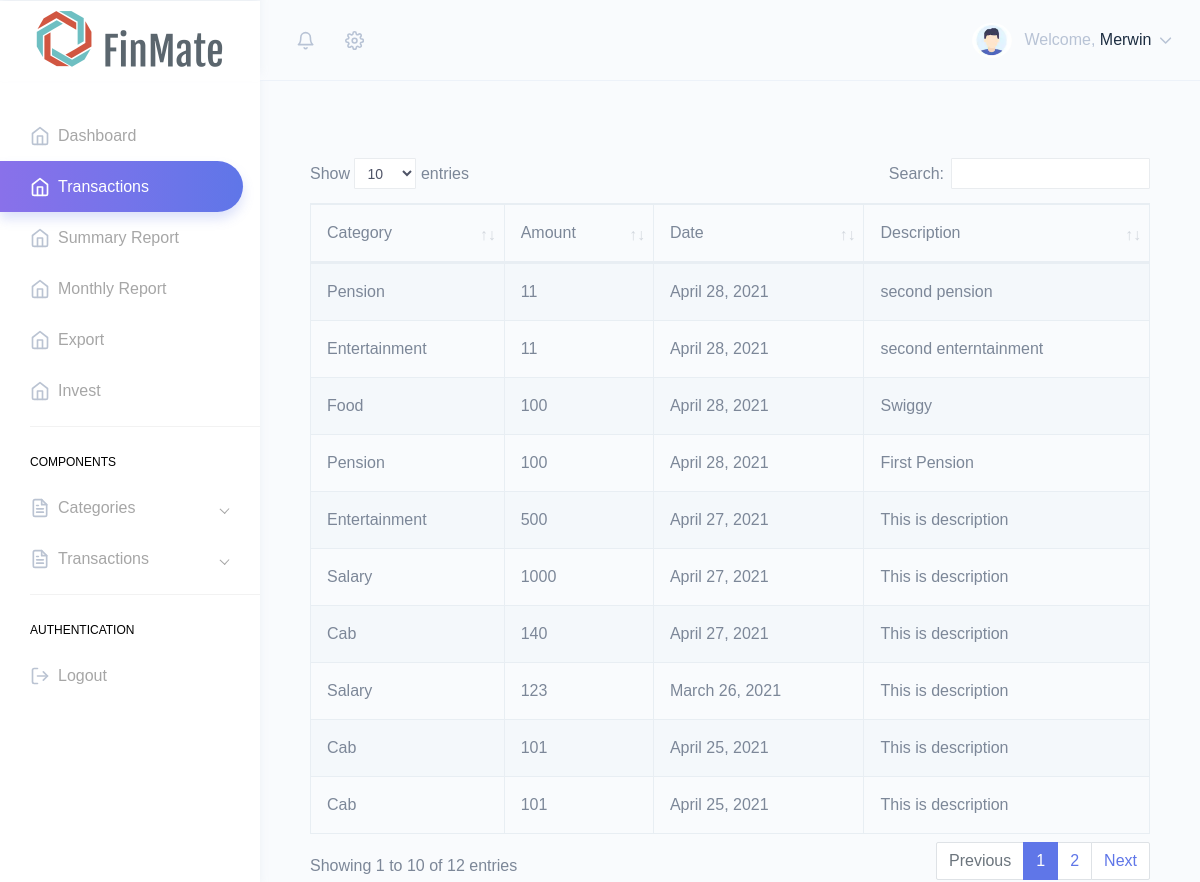
Page /transaction (signed in) on the committed database.
### management/models.py (models this page shows, shortened)
class Transaction(models.Model):
    user = models.ForeignKey(User, on_delete=models.CASCADE)
    category = models.ForeignKey(Category, on_delete=models.CASCADE)
    amount = models.IntegerField()
    date = models.DateField()
    feedback = models.TextField()
    description = models.TextField()
    sentiment = models.FloatField(default=0.0)

class Category(models.Model):
    user = models.ForeignKey(User, on_delete=models.CASCADE)
    category_name = models.CharField(max_length=100)
    is_expense = models.BooleanField()

### management/views.py (the view)
# urls.py: path('transaction', views.transaction, name='transaction'),
def transaction(request):
    cat = 0
    if request.method == "POST":
        catid = request.POST.get('catid')
        cat = catid
        catobj = Category.objects.get(pk=catid)
        cat_name = str(catobj)
        cat_name = cat_name[4:]
        amount = request.POST.get('amount')
        date = request.POST.get('date')
        description = request.POST.get('description')
        feedback = request.POST.get('feedback')
        if catobj.is_expense == 0:
            feedback = ""
        new_words = {'cushiony': 1, 'comfort': 0, 'support': 0, 'unsupportive': -1, 'lightweight': 1, 'heavyweight': -1, 'stabilize': 1, 'instability': -1, 'unresponsive': -1, 'durable': 1, 'breathable': 1, 'protective': 1, 'too': 0, 'flimsy': -1, 'freedom': 0, 'tore': -1.5, 'narrow': -1, 'strike': 0, 'right': 1.5, 'hole': -1.5, 'never': -.5,
                     'holes': -1.5, "stiff": -1, 'return': -.5, 'returning': -.5, 'issue': -1, "untied": -1, 'clunky': -1, 'stiffness': -1, 'swollen': -1, 'stylish': 1, 'rip': -1, 'returned': -.5, 'bulky': -1}  # this list specifies sentiment scores for common words that are related to running shoes, in other words it adds context to the sentiment analysis
        sid = SentimentIntensityAnalyzer()
        sid.lexicon.update(new_words)
        score = sid.polarity_scores(feedback)
        print("Score", score)
        compound = score.get('compound')
        print("compound", compound)
        usd = request.user.id
        newtransaction = Transaction(
            user=request.user, category=catobj, amount=amount, date=date, description=description, feedback=feedback, sentiment=compound)
        newtransaction.save()
        usd = request.user.id
        print('cat', cat)
        dataset1 = Transaction.objects.raw(
            'select id,category_id,feedback from management_transaction where user_id=%s and category_id=%s', [usd, cat])
        review = list()
        for entry in dataset1:
            usid = Transaction.objects.get(pk=entry.id)
            fdb = usid.feedback
            print(fdb)
            review.append('%s' % fdb)
        print(review)
        total = 0
        for i in review:
            new_words = {'cushiony': 1, 'comfort': 0, 'support': 0, 'unsupportive': -1, 'lightweight': 1, 'heavyweight': -1, 'stabilize': 1, 'instability': -1, 'unresponsive': -1, 'durable': 1, 'breathable': 1, 'protective': 1, 'too': 0, 'flimsy': -1, 'freedom': 0, 'tore': -1.5, 'narrow': -1, 'strike': 0, 'right': 1.5, 'hole': -1.5, 'never': -.5,
                         'holes': -1.5, "stiff": -1, 'return': -.5, 'returning': -.5, 'issue': -1, "untied": -1, 'clunky': -1, 'stiffness': -1, 'swollen': -1, 'stylish': 1, 'rip': -1, 'returned': -.5, 'bulky': -1}  # this list specifies sentiment scores for common words that are related to running shoes, in other words it adds context to the sentiment analysis
            sid = SentimentIntensityAnalyzer()
            sid.lexicon.update(new_words)
            score = sid.polarity_scores(i)
            compound = score.get('compound')
            total += compound
            print(total)
        avgtotal = total/(len(review))
        print(avgtotal)
        alltransaction = Transaction.objects.filter(user=request.user)
        if total < -0.2:
            notification = Notification(user=request.user, category=catobj)
            notification.save()
            return render(request, 'transaction.html', {'alert_flag': True, 'cat_name': cat_name,
                                                        'alltransaction': alltransaction})
        arr = []
        income = Transaction.objects.raw(
            'SELECT management_transaction.id,sum(management_transaction.amount) as amount  FROM management_transaction INNER JOIN management_category ON management_transaction.category_id=management_category.id WHERE management_category.is_expense=0 and management_transaction.user_id=%s', [usd])
        for i in income:
            print(i.amount)
            arr.append(i.amount)
        expenses = Transaction.objects.raw(
            'SELECT management_transaction.id,sum(management_transaction.amount) as amount FROM management_transaction INNER JOIN management_category ON management_transaction.category_id=management_category.id WHERE management_category.is_expense=1 and management_transaction.user_id=%s', [usd])
        for i in expenses:
            print(i.amount)
            arr.append(i.amount)
        print(arr)
        if arr[0] != None and arr[1] != None:
            savings = arr[0]-arr[1]
        else:
            savings = None
        cred_score = savings/arr[0]
        print('credscore', cred_score)
        cust = CustomUser.objects.get(user_id=request.user.id)
        cust.credit_score = cred_score
        cust.save(update_fields=['credit_score'])
        return redirect('/transaction')
    else:
        alltransaction = Transaction.objects.filter(
            user=request.user).order_by('-id')
        return render(request, "transaction.html", {'alltransaction': alltransaction})

### management/context_processors.py (called while the page is built)
def top_notifications(request):
    if request.user.is_authenticated:
        return {'top_notifications': Notification.objects.filter(user=request.user)}
    else:
        return {'top_notifications': Notification.objects.all()}

### templates/transaction.html (shortened to what this page needs)
{% extends 'base.html' %}
{% load static %}
{% block body %}
<div class="page-wrapper">
    <div class="page-breadcrumb">
        <div class="container mt-5">
            <!-- <h1 class="text-center mb-5">Transactions <a class="btn btn-primary" href="/export-csv" role="button">Export
                CSV</a>
        </h1> -->
            <table id="myTable" class="table table-striped table-bordered display no-wrap">
                <thead>
                    <tr>
                        <th scope="col">Category</th>
                        <th scope="col">Amount</th>
                        <th scope="col">Date</th>
                        <th scope="col">Description</th>
                    </tr>
                </thead>
                <tbody id="tbody" id="tbody">
                    {% for t in alltransaction%}
                    <tr>
                        <td>
                            {{t.category.category_name}}
                        </td>
                        <td>
                            {{t.amount}}
                        </td>
                        <td>
                            {{t.date}}
                        </td>
                        <td>
                            {{t.description}}
                        </td>
                    </tr>
                    {% endfor %}
                </tbody>
            </table>
        </div>
    </div>
</div>
{% endblock body %}

### templates/base.html (shortened to what this page needs)
{% load static %}
<!DOCTYPE html>
<html dir="ltr" lang="en">
<head>
    <link href="{% static '/assets/extra-libs/c3/c3.min.css'%}" rel="stylesheet">
    <link href="{% static '/assets/libs/chartist/dist/chartist.min.css'%}" rel="stylesheet">
    <link href="{% static '/assets/extra-libs/jvector/jquery-jvectormap-2.0.2.css'%}" rel="stylesheet" />
    <link href="{% static '/assets/extra-libs/datatables.net-bs4/css/dataTables.bootstrap4.css' %}" rel="stylesheet">
    <link href="{% static '/dist/css/style.min.css'%}" rel="stylesheet">
</head>
<body>
    <div id="main-wrapper" data-theme="light" data-layout="vertical" data-navbarbg="skin6" data-sidebartype="full"
        data-sidebar-position="fixed" data-header-position="fixed" data-boxed-layout="full">
        <header class="topbar" data-navbarbg="skin6">
            <nav class="navbar top-navbar navbar-expand-md">
                <div class="navbar-header" data-logobg="skin6">
                    <div class="navbar-brand">
                        <a href="/">
                            <span class="logo-text">
                                <img src="{% static '/assets/images/logo-text.png'%}" alt="homepage"
                                    class="dark-logo" />
                            </span>
                        </a>
                    </div>
                </div>
                <div class="navbar-collapse collapse" id="navbarSupportedContent">
                    <ul class="navbar-nav float-left mr-auto ml-3 pl-1">
                        <li class="nav-item dropdown">
                            <a class="nav-link dropdown-toggle pl-md-3 position-relative" href="javascript:void(0)"
                                id="bell" role="button" data-toggle="dropdown" aria-haspopup="true"
                                aria-expanded="false">
                                <span><i data-feather="bell" class="svg-icon"></i></span>
                            </a>
                        </li>
                        <li class="nav-item dropdown">
                            <a class="nav-link dropdown-toggle" href="#" id="navbarDropdown" role="button"
                                data-toggle="dropdown" aria-haspopup="true" aria-expanded="false">
                                <i data-feather="settings" class="svg-icon"></i>
                            </a>
                        </li>
                    </ul>
                    <ul class="navbar-nav float-right">
                        <li class="nav-item dropdown">
                            <a class="nav-link dropdown-toggle" href="{% static 'javascript:void(0)' %}"
                                data-toggle="dropdown" aria-haspopup="true" aria-expanded="false">
                                {% if request.user.is_anonymous %}
                                <span class="ml-2 d-none d-lg-inline-block"><span>Login</span> <span
                                        class="text-dark">Here</span> <i data-feather="chevron-down"
                                        class="svg-icon"></i></span>
                                {% else %}
                                <img src="{% static '/assets/images/users/profile-pic.jpg' %}" alt="user"
                                    class="rounded-circle" width="40">
                                <span class="ml-2 d-none d-lg-inline-block"><span>Welcome,</span> <span
                                        class="text-dark">{{ request.user.username }}</span> <i
                                        data-feather="chevron-down" class="svg-icon"></i></span>
                                {% endif %}
                            </a>
                        </li>
                    </ul>
                </div>
            </nav>
        </header>
        <aside class="left-sidebar" data-sidebarbg="skin6">
            <div class="scroll-sidebar" data-sidebarbg="skin6">
                <nav class="sidebar-nav">
                    <ul id="sidebarnav">
                        <li class="sidebar-item"> <a class="sidebar-link sidebar-link" href="/index"
                                aria-expanded="false"><span
                                    class="hide-menu">Dashboard</span></a></li>
                        <li class="sidebar-item"> <a class="sidebar-link sidebar-link" href="/transaction"
                                aria-expanded="false"><i data-feather="home" class="feather-icon"></i><span
                                    class="hide-menu">Transactions</span></a></li>
                        <li class="sidebar-item"> <a class="sidebar-link sidebar-link" href="/summaryreport"
                                aria-expanded="false"><i data-feather="home" class="feather-icon"></i><span
                                    class="hide-menu">Summary Report</span></a></li>
                        <li class="sidebar-item"> <a class="sidebar-link sidebar-link" href="/report"
                                aria-expanded="false"><i data-feather="home" class="feather-icon"></i><span
                                    class="hide-menu">Monthly Report</span></a></li>
                        <li class="sidebar-item"> <a class="sidebar-link sidebar-link" href="/export"
                                aria-expanded="false"><i data-feather="home" class="feather-icon"></i><span
                                    class="hide-menu">Export</span></a></li>
                        <li class="sidebar-item"> <a class="sidebar-link sidebar-link" href="/invest"
                                aria-expanded="false"><i data-feather="home" class="feather-icon"></i><span
                                    class="hide-menu">Invest</span></a></li>
                        <li class="list-divider"></li>
                        <li class="nav-small-cap"><span class="hide-menu">Components</span></li>
                        <li class="sidebar-item"> <a class="sidebar-link has-arrow"
                                href="{% static 'javascript:void(0)'%}" aria-expanded="false"><i
                                    data-feather="file-text" class="feather-icon"></i><span
                                    class="hide-menu">Categories</span></a>
                        </li>
                        <li class="sidebar-item"> <a class="sidebar-link has-arrow"
                                href="{% static 'javascript:void(0)'%}" aria-expanded="false"><i
                                    data-feather="file-text" class="feather-icon"></i><span
                                    class="hide-menu">Transactions</span></a>
                        </li>
                        <li class="list-divider"></li>
                        <li class="nav-small-cap"><span class="hide-menu">Authentication</span></li>
                        {% if request.user.is_anonymous %}
                        <li class="sidebar-item"> <a class="sidebar-link sidebar-link" href="users/login"
                                aria-expanded="false"><i data-feather="lock" class="feather-icon"></i><span
                                    class="hide-menu">Login
                                </span></a>
                        </li>
                        <li class="sidebar-item"> <a class="sidebar-link sidebar-link" href="users/register"
                                aria-expanded="false"><i data-feather="lock" class="feather-icon"></i><span
                                    class="hide-menu">Register
                                </span></a>
                        </li>
                        {% else %}
                        <li class="sidebar-item"> <a class="sidebar-link sidebar-link" href="users/logout"
                                aria-expanded="false"><i data-feather="log-out" class="feather-icon"></i><span
                                    class="hide-menu">Logout</span></a></li>
                        {% endif %}
                    </ul>
                </nav>
            </div>
        </aside>
        {% block body %} {% endblock body %}
    </div>
</body>
</html>

### rows in the picture
Transaction: category.category_name "Pension", amount "11", date "April 28, 2021", description "second pension"
Transaction: category.category_name "Entertainment", amount "11", date "April 28, 2021", description "second enterntainment"
Transaction: category.category_name "Food", amount "100", date "April 28, 2021", description "Swiggy"
Transaction: category.category_name "Pension", amount "100", date "April 28, 2021", description "First Pension"
Transaction: category.category_name "Entertainment", amount "500", date "April 27, 2021", description "This is description"
Transaction: category.category_name "Salary", amount "1000", date "April 27, 2021", description "This is description"
Transaction: category.category_name "Cab", amount "140", date "April 27, 2021", description "This is description"
Transaction: category.category_name "Salary", amount "123", date "March 26, 2021", description "This is description"
Transaction: category.category_name "Cab", amount "101", date "April 25, 2021", description "This is description"
Transaction: category.category_name "Cab", amount "101", date "April 25, 2021", description "This is description"

### other values in the picture
{{ request.user.username }} "Merwin"
